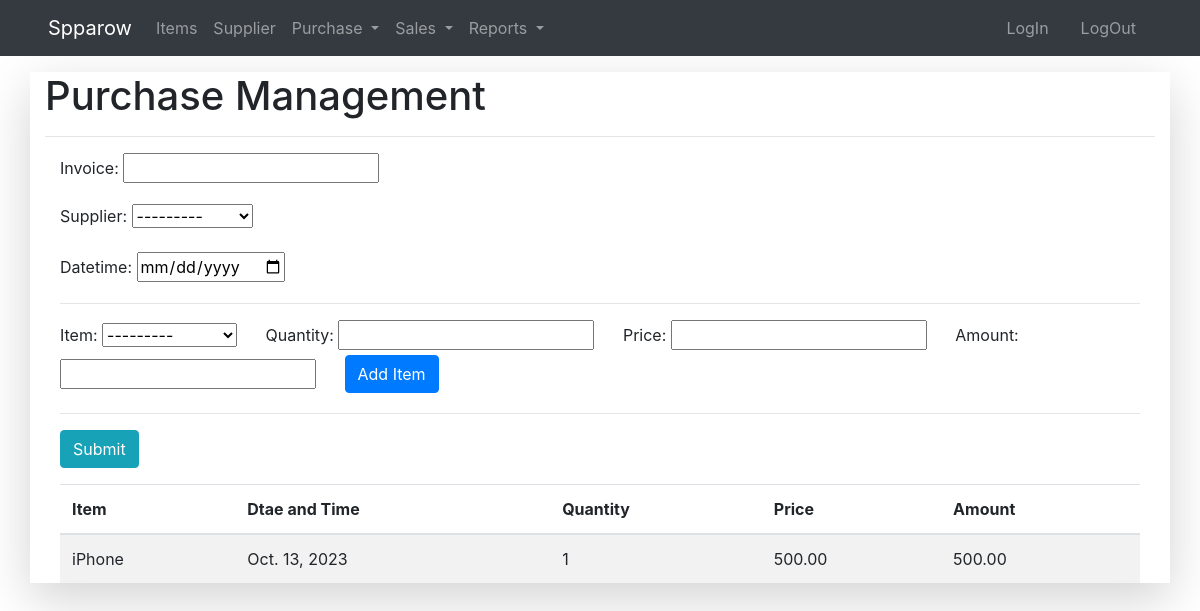
/purchase/, run on the app's committed database.
### inventry_app/models.py (models this page shows)
class Temppurchase(models.Model):
    invoice = models.CharField(max_length=10)
    datetime = models.DateField()
    supplier = models.ForeignKey(Supplier, on_delete=models.CASCADE)
    item = models.ForeignKey(Item, on_delete=models.CASCADE)
    price = models.DecimalField(max_digits=10, decimal_places=2)
    quantity = models.PositiveIntegerField()
    amount = models.DecimalField(max_digits=10, decimal_places=2)

class Item(models.Model):
    item_code = models.CharField(max_length=20)
    name = models.CharField(max_length=100)
    price = models.DecimalField(max_digits=10, decimal_places=2)
    def __str__(self):
        return self.name

### inventry_app/views.py (the view, shortened to what this page needs)
# urls.py: path('purchase/', views.purchase,name="temp_purchase"),
def purchase(request):
    pmform = PurchaseForm()
    pdform = PurchaseDetailForm()
    pdobj = Temppurchase.objects.all()
    return render(request, 'dashboard/purchase.html',
                    {'pmform': pmform,
                     'pdform':pdform,
                      'pdobj': pdobj})

### inventry_app/forms.py
class PurchaseForm(forms.ModelForm):
    class Meta:
        model = Purchase
        fields = ['invoice','supplier', 'datetime']
        widgets = {
            'datetime': forms.DateInput(attrs={'type': 'date', 'class': 'datepicker'}),
        }

class PurchaseDetailForm(forms.ModelForm):
    class Meta:
        model = PurchaseDetails
        fields=['item','quantity','price','amount']
    widgets = {
        'quantity': forms.NumberInput(attrs={'class': 'mr-md-4'}),
        'price': forms.NumberInput(attrs={'class': 'mr-md-4'}),
        'amount': forms.NumberInput(attrs={'class': 'mr-md-4'}),
        'item': forms.Select(attrs={'class': 'mr-md-4'}),
    }
    quantity = forms.IntegerField(widget=widgets['quantity'])
    price = forms.DecimalField(max_digits=10, decimal_places=2, required=False, widget=widgets['price'])
    amount = forms.DecimalField(max_digits=10, decimal_places=2, required=False, widget=widgets['amount'])
    item = forms.ModelChoiceField(queryset=Item.objects.all(), widget=widgets['item'])

### inventry_app/models.py (called while the page is built)
    def __str__(self):
        return self.name

### templates/dashboard/purchase.html (shortened to what this page needs)
{% extends "partials/base.html" %}
{% block content %}
<div class="container mt-3 shadow-lg">
    <h1>Purchase Management</h1>
    <hr>
    <div class="container">
            <div class="form-group">
                <form  method="post">
                    {{pmform.as_p}}
                    <hr>
                        {{pdform.as_table}}
                <button class="btn btn-primary mb-1 d-inline" type="submit">Add Item </button>
                </form>
                <hr>
            <div>
                    <form action="" method="POST">
                        <button type="submit" class="btn btn-info"
                        name='finalSubmit' >Submit</button>
                    </form>
                </div>
             </div>
        <div>
            <table class="table table-striped ">
                <thead>
                    <tr>
                        <th>Item</th>
                        <th>Dtae and Time</th>
                        <th>Quantity</th>
                        <th>Price</th>
                        <th>Amount</th>
                    </tr>
                </thead>
            <tbody>
                {% for pd in pdobj %}
                <tr>
                    <td >{{pd.item}}</td>
                    <td >{{pd.datetime}}</td>
                    <td >{{pd.quantity}}</td>
                    <td >{{pd.price}}</td>
                    <td >{{pd.amount}}</td>
                </tr>
                {%endfor%}
            </tbody>
        </table>
        </div>
    </div>
</div>
{% endblock  %}

### data on the page
Temppurchase: item "iPhone", datetime "Oct. 13, 2023", quantity "1", price "500.00", amount "500.00"
